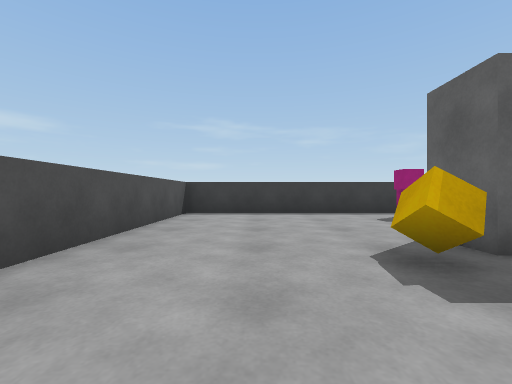
View 1 (above)

18 first-person views from a walk through a Unity game level. The camera is 0.68 m above the floor, looks level and sees 90° across. The floor is counted in squares, 1 m on a side. Each view is taken from the middle of a square. On the plan, view 1 faces up. The plan holds only what a view shows up to about 9 squares ahead; the rest is blank. The player character is not drawn.

View 2
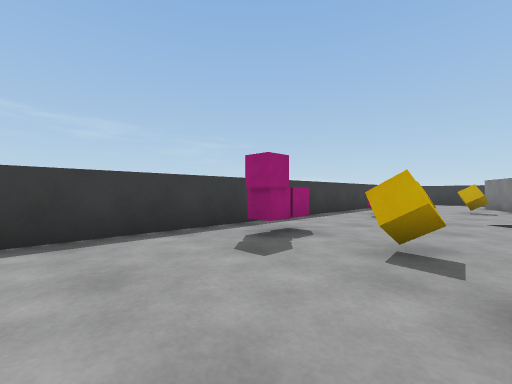

View 3
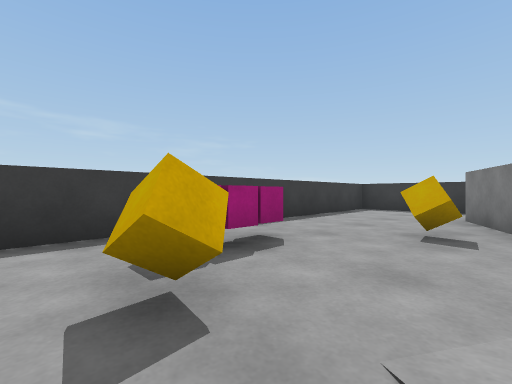

View 4
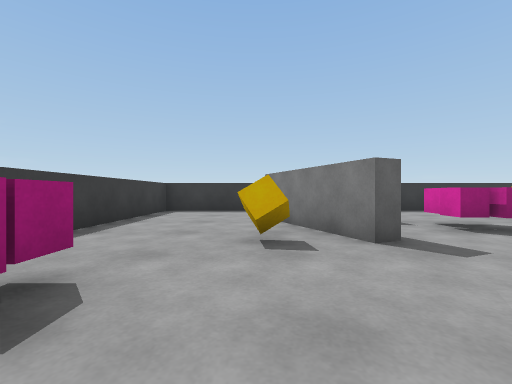

View 5
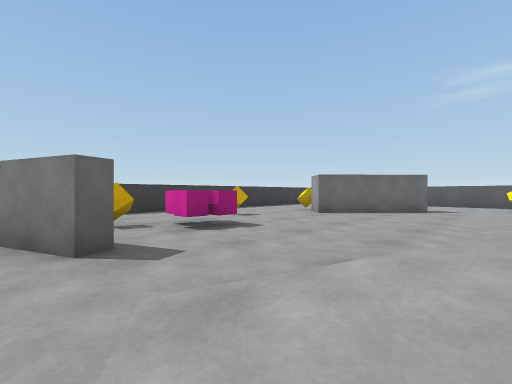

View 6
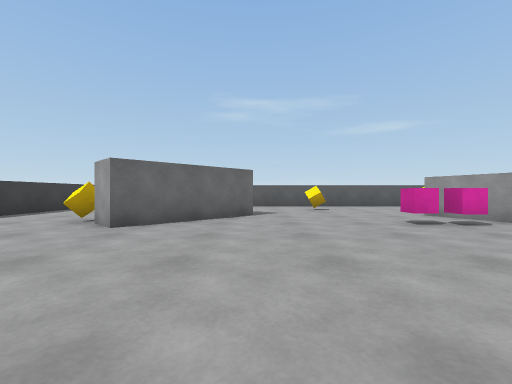

View 7
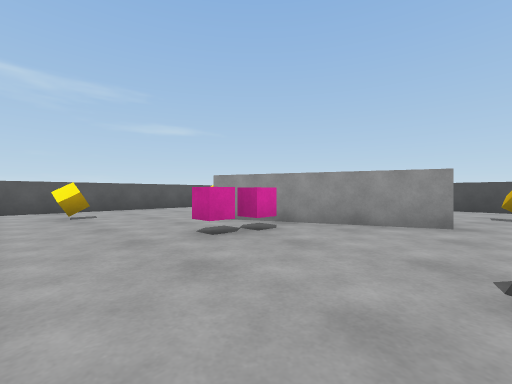

View 8
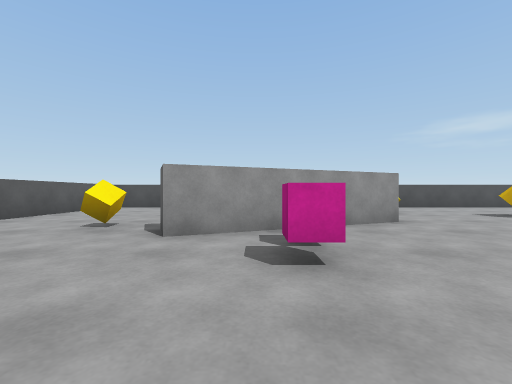

View 9
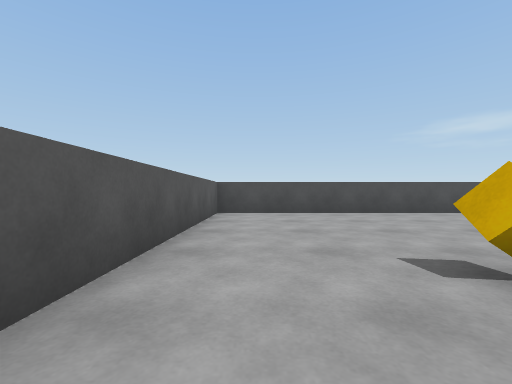

View 10
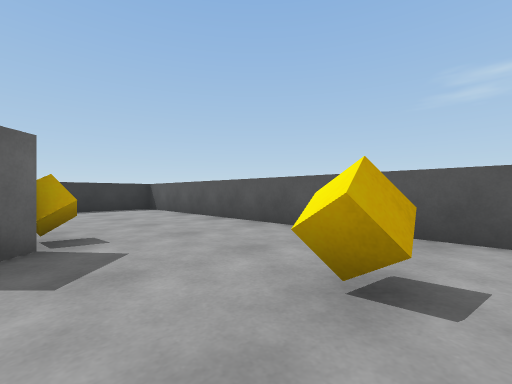

View 11
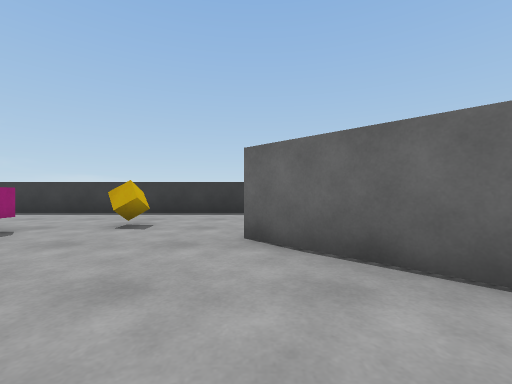

View 12
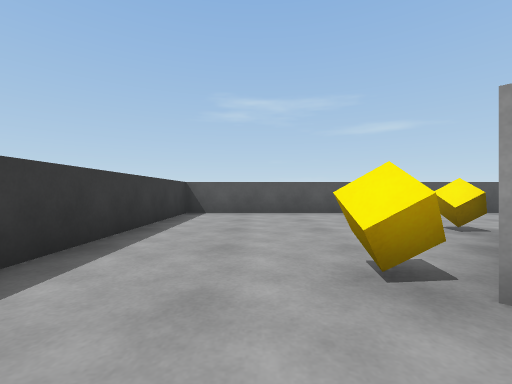

View 13
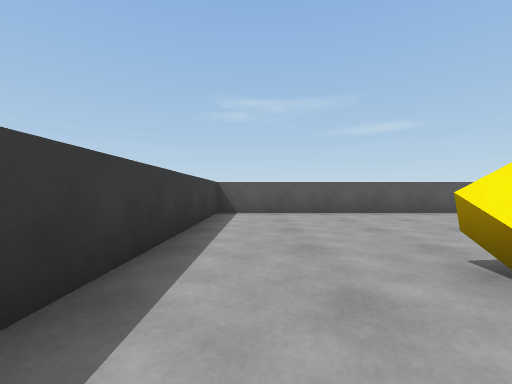

View 14
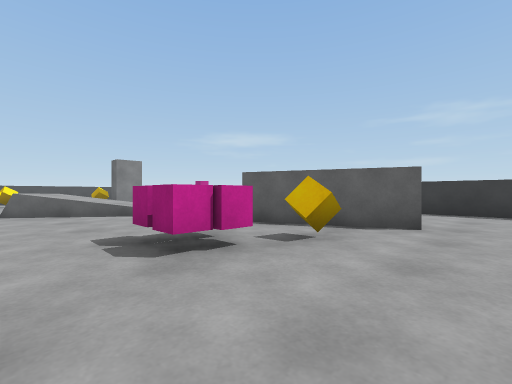

View 15
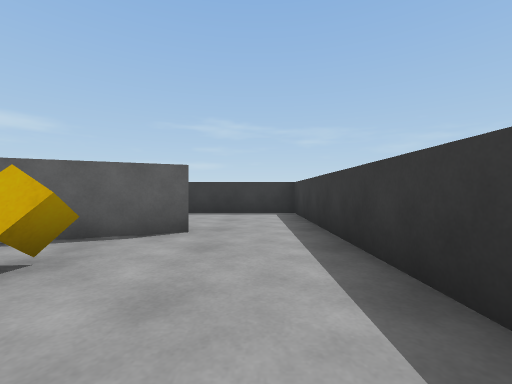

View 16
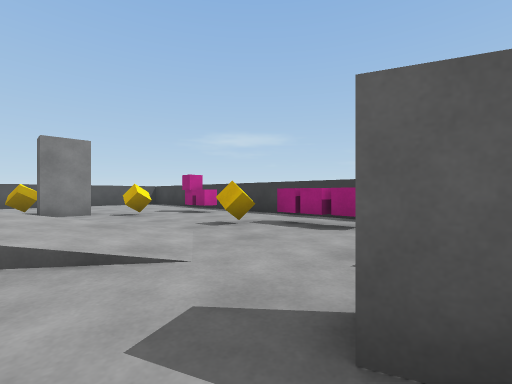

View 17
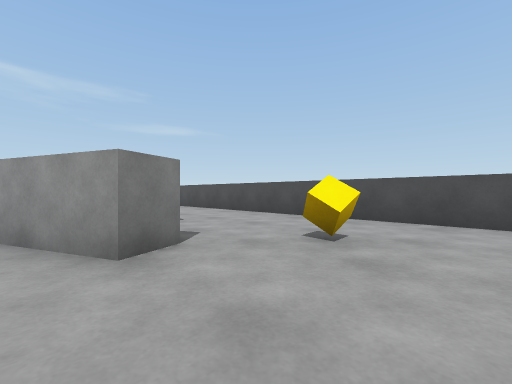

View 18
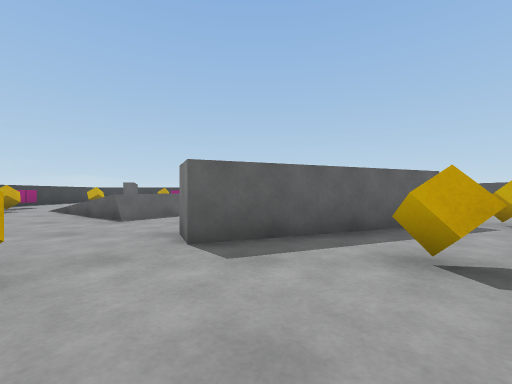

### Floor plan
Points are (right, up) in squares from view 1. A wall is a line through its corners. A room is listed if a view was taken in it or the views show most of it. See-through windows are left out.
Room 1 (views 1, 2, 3, 4, 5, 6, 7, 8, 9, 10, 11, 12, 13, 14, 15, 16, 17, 18)
walls: (5.1, 0.2) (5.3, 0.6); (10.1, -6.6) (12.8, -3.8) (13.5, -4.6); (4.1, -6.4) (2.3, -2.1) (3.2, -1.7) (5.1, -6.4) (4.5, -6.6); (3.3, 3.9) (3.3, 2.7) (2.6, 2.7) (2.6, 3.4); (10.9, -7.3) (10.5, -7); (14.9, 4.3) (11.6, 3) (11.4, 3.4) (14.7, 4.8); (6.5, -11.2) (17.2, -11.2) (17.2, 8.2) (-2.3, 8.2) (-2.3, -11.2) (4.8, -11.2)
low walls: (5.6, -0.1) (5.1, 0.2); (9.2, 2.5) (8.9, 2.1)
objects: other object (1, -5); other object (1, -1); other object (2, 2); other object (4, -8); other object (4, 5); other object (4, 7); other object (5, 7); other object (6, -4); other object (7, -4); other object (8, -9); other object (8, 6); other object (9, 7); other object (10, 7); other object (12, 5); other object (13, 1); other object (14, -5); other object (14, -1); other object (14, 2)

Positions as (right, up) in squares from view 1, and headings:
1: (0, 0), facing up
2: (1, 4), facing up-right
3: (7, 4), facing up-right
4: (8, 5), facing right
5: (8, 4), facing down-right
6: (10, 1), facing down
7: (9, -1), facing down-left
8: (9, -5), facing left
9: (6, -10), facing left
10: (7, -7), facing down-right
11: (9, -4), facing right
12: (15, -3), facing down
13: (16, -3), facing down
14: (16, -1), facing up-left
15: (16, 0), facing up
16: (12, 2), facing up-left
17: (4, 1), facing down-left
18: (-1, -3), facing right
